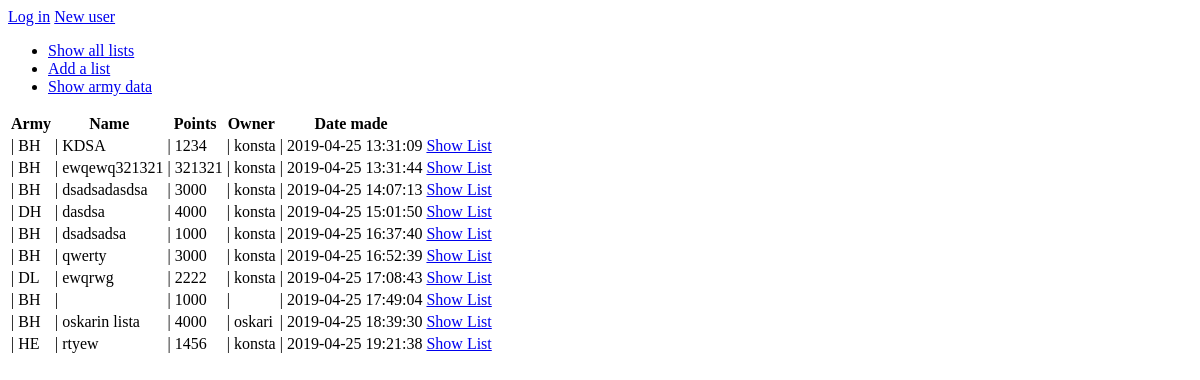
The app's page /lists, older data.
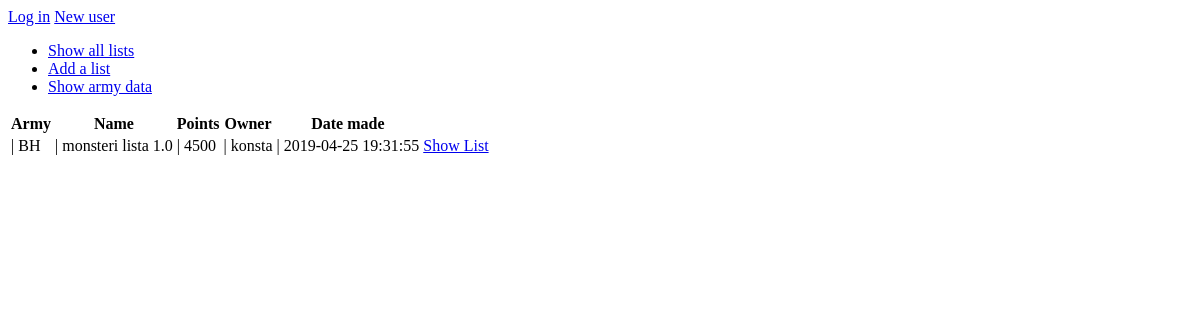
The same page, newer data.
### application/lists/models.py (models this page shows, shortened)
class Armylist(Base):
        __tablename__ = "Armylist"
        army_type_id = db.Column(db.Integer, db.ForeignKey('ArmyType.id'),nullable=False)
        name = db.Column(db.String(144), nullable=False)
        points = db.Column(db.Integer, nullable=False)
        done = db.Column(db.Boolean, nullable=False)
        account_id = db.Column(db.Integer, db.ForeignKey('account.id'),nullable=False)
        unitsinlist = db.relationship('Unit_Armylist', backref='Armylist', lazy=True)

### application/armydata/models.py (models this page shows, shortened)
class ArmyType(db.Model):
        __tablename__="ArmyType"
        id = db.Column(db.Integer, primary_key=True)
        name = db.Column(db.String(144), nullable=False)
        tag = db.Column(db.String(144), nullable=False)
        armylist = db.relationship('Armylist', backref='army_type', lazy=True)
        unittypes = db.relationship('UnitType', backref='army_type', lazy=True)
        units = db.relationship('Unit', backref='army_type', lazy=True)

### application/auth/models.py (models this page shows, shortened)
class User(Base):
	__tablename__ = "account"
	name = db.Column(db.String(144), nullable=False)
	username = db.Column(db.String(144), nullable=False)
	password = db.Column(db.String(144), nullable=False)
	lists = db.relationship("Armylist", backref='account', lazy=True)

### application/lists/views.py (the view)
@app.route("/lists", methods=["GET"])
def lists_index():
	return render_template(
		"lists/list.html",
		lists = Armylist.query.all(),
		account = User.query.all(),
		armies = ArmyType.query.all()
	)

### application/templates/lists/list.html (shortened to what this page needs)
{% extends "layout.html"  %}
{% block body %}
<table>
	<tr>
		<th>Army</th>
		<th>Name</th>
		<th>Points</th>
		<th>Owner</th>
		<th>Date made</th>
		<th></th>
	</tr>
	{% for list in lists %}
	<tr>
		<td>| {{ list.army_type.tag }}</td>
		<td>| {{ list.name }}</td>
                <td>| {{ list.points }}</td>
                <td>| {{ list.account.name }}</td>
		<td>| {{ list.date_created }}</td>
		<td>
			<a href="{{ url_for('lists_show_list', list_id=list.id) }}">
				Show List
			</a>
		</td>
	</tr>
	{% endfor %}
{% endblock %}

### application/templates/layout.html (shortened to what this page needs)
<!DOCTYPE html>
<html>
	<head>
	</head>
	<body>
		{% if current_user.is_authenticated %}
		<p>
		Logged in as {{ current_user.name }}. <a href="{{ url_for('auth_logout') }}"> Log out</a>
		</p>
		{% else %}
		<a href="{{ url_for('auth_login') }}">Log in</a>
		<a href="{{ url_for('user_create') }}">New user</a>
		{% endif %}
		<ul>
			<li><a href="{{ url_for('lists_index') }}">Show all lists</a></li>
			<li><a href="{{ url_for('lists_form') }}">Add a list</a></li>
			<li><a href="{{ url_for('armydata_index') }}">Show army data</a></li>
		</ul>
		{% block body %}{% endblock %}
	</body>
</html>

Row changes from the older to the newer data that the page shows:
removed Armylist: army_type.tag "BH", name "ewqewq321321", points "321321", account.name "konsta", date_created "2019-04-25 13:31:44"
removed Armylist: army_type.tag "BH", name "dsadsadasdsa", points "3000", account.name "konsta", date_created "2019-04-25 14:07:13"
removed Armylist: army_type.tag "DH", name "dasdsa", points "4000", account.name "konsta", date_created "2019-04-25 15:01:50"
removed Armylist: army_type.tag "BH", name "dsadsadsa", points "1000", account.name "konsta", date_created "2019-04-25 16:37:40"
removed Armylist: army_type.tag "BH", name "qwerty", points "3000", account.name "konsta", date_created "2019-04-25 16:52:39"
removed Armylist: army_type.tag "DL", name "ewqrwg", points "2222", account.name "konsta", date_created "2019-04-25 17:08:43"
removed Armylist: army_type.tag "BH", points "1000", date_created "2019-04-25 17:49:04"
removed Armylist: army_type.tag "BH", name "oskarin lista", points "4000", account.name "oskari", date_created "2019-04-25 18:39:30"
removed Armylist: army_type.tag "HE", name "rtyew", points "1456", account.name "konsta", date_created "2019-04-25 19:21:38"
changed Armylist "BH": name "KDSA" → "monsteri lista 1.0"; points "1234" → "4500"; date_created "2019-04-25 13:31:09" → "2019-04-25 19:31:55"
